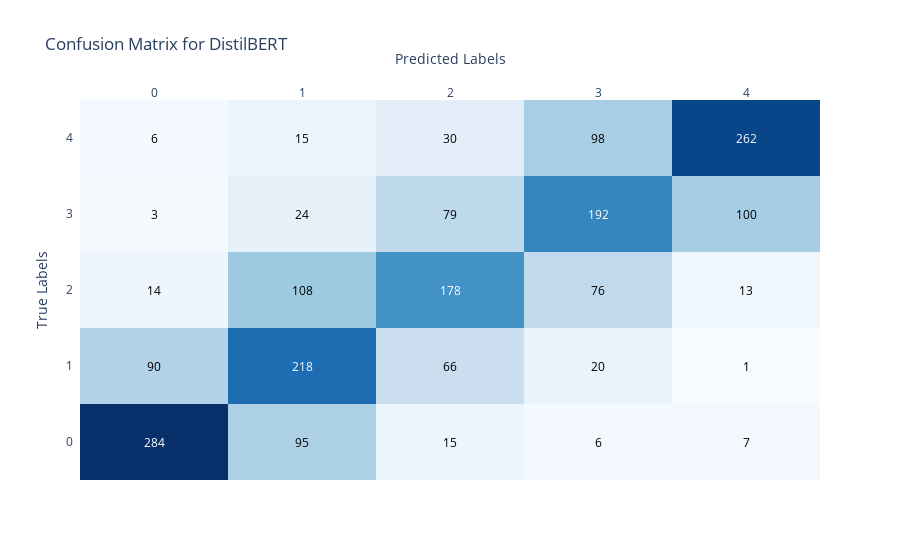
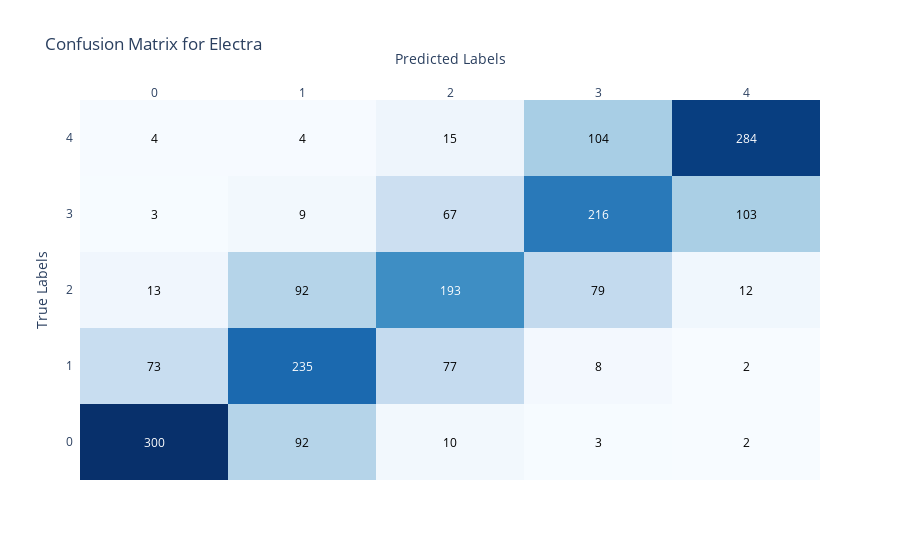
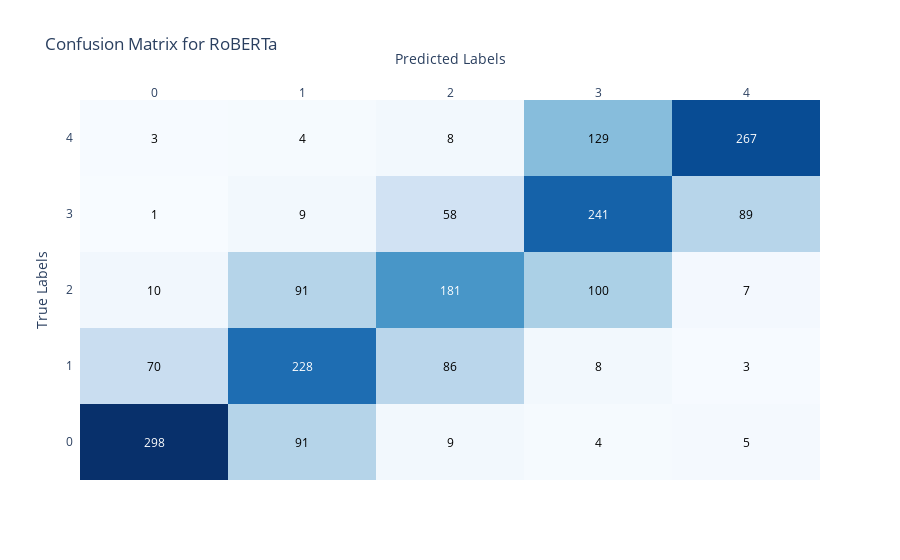
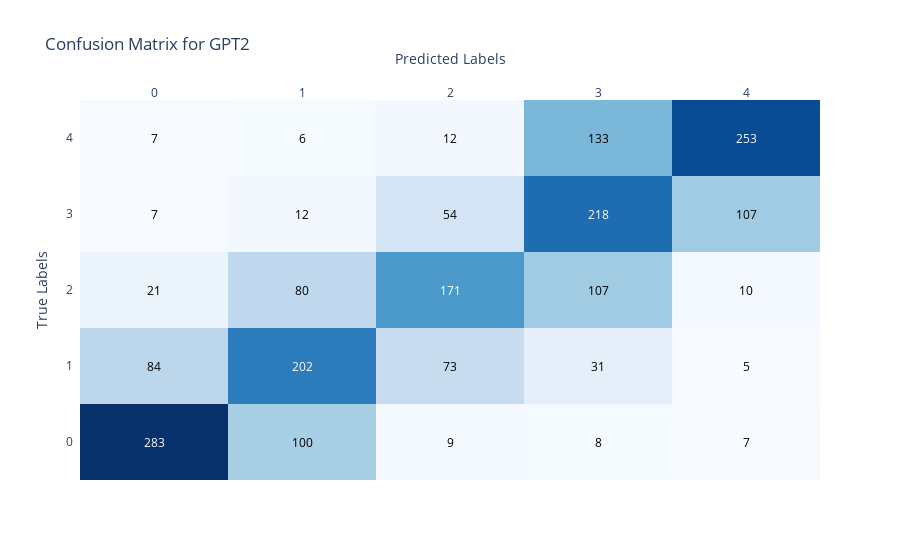

Notebook cell for these charts, in order:
### Markdown cell above
These functions handle the complete process of training, evaluating, saving, loading, and optimizing models for sentiment analysis, ensuring that the best model is identified based on performance metrics.

### Code cell
def train_model(model_name, train_df, learning_rate=5e-5, batch_size=8, num_epochs=3, use_early_stopping=False, weight_decay=0.01, gradient_accumulation_steps=4, mode='standard'):
    """
    Trains a sentiment classification model.

    Args:
        model_name (str): The name of the model to be trained.
        train_df (pd.DataFrame): The training dataframe containing 'text' and 'label' columns.
        learning_rate (float): The learning rate for training. Default is 5e-5.
        batch_size (int): The batch size for training and evaluation. Default is 8.
        num_epochs (int): Number of training epochs. Default is 3.
        use_early_stopping (bool): Whether to use early stopping. Default is False.
        weight_decay (float): Weight decay to apply during training. Default is 0.01.
        gradient_accumulation_steps (int): Number of gradient accumulation steps. Default is 4.

    Returns:
        model: The trained model.
        tokenizer: The tokenizer used for the model.
        eval_results: Evaluation results of the model.
    """
    logger.info(f"Training model: {model_name}")

    # Load the tokenizer and model class based on the model name
    tokenizer = AutoTokenizer.from_pretrained(model_names[model_name][0])
    model_class = model_names[model_name][1]
    model = model_class.from_pretrained(model_names[model_name][0], num_labels=5)

    # Add an identifier to the model config
    model.config.model_id = f"{model_name}_trained"

    # Check if pad_token is set, if not set it to the eos_token
    if tokenizer.pad_token is None:
        tokenizer.pad_token = tokenizer.eos_token
        model.config.pad_token_id = tokenizer.eos_token_id

    # Ensure the model config has a pad_token_id
    if model.config.pad_token_id is None:
        model.config.pad_token_id = tokenizer.pad_token_id

    # Preprocess data and split into training and validation sets
    train_texts, val_texts, train_labels, val_labels = train_test_split(
        train_df['text'].tolist(), train_df['label'].tolist(), test_size=0.2, random_state=42, stratify=train_df['label'].tolist())

    # Function to validate labels (ensure they are in the correct format)
    validate_labels(train_labels)
    validate_labels(val_labels)

    # Tokenize the texts with truncation to ensure sequences are no longer than 512 tokens
    train_encodings = tokenizer(train_texts, truncation=True, padding=True, max_length=512)
    val_encodings = tokenizer(val_texts, truncation=True, padding=True, max_length=512)

    # Create custom datasets for training and validation
    train_dataset = SentimentDataset(train_encodings, train_labels)
    val_dataset = SentimentDataset(val_encodings, val_labels)

    # Get the current timestamp
    timestamp = str(time.time())

    # Generate a SHA-256 hash from the timestamp
    hash_object = hashlib.sha256(timestamp.encode())
    hash_hex = hash_object.hexdigest()

    # Set up training arguments
    training_args = TrainingArguments(
        output_dir=f'./results/{mode}/{model_name}_{hash_hex}',
        num_train_epochs=num_epochs,
        per_device_train_batch_size=batch_size,
        per_device_eval_batch_size=batch_size,
        warmup_steps=500,
        weight_decay=weight_decay,
        logging_dir='./logs',
        logging_steps=10,
        eval_strategy="epoch",
        save_strategy="epoch",  # Set save strategy to match evaluation strategy
        learning_rate=learning_rate,
        load_best_model_at_end=use_early_stopping,
        metric_for_best_model="eval_f1",
        greater_is_better=True,
        gradient_accumulation_steps=gradient_accumulation_steps
    )

    # Initialize DataCollatorWithPadding to ensure uniform batch lengths by padding sequences to the length of the longest sequence in each batch
    data_collator = DataCollatorWithPadding(tokenizer)

    # Setup early stopping if specified
    callbacks = [EarlyStoppingCallback(early_stopping_patience=3)] if use_early_stopping else []

    # Initialize the Trainer with the model, training arguments, datasets, and data collator
    trainer = Trainer(
        model=model,
        args=training_args,
        train_dataset=train_dataset,
        eval_dataset=val_dataset,
        data_collator=data_collator,
        compute_metrics=compute_metrics,
        callbacks=callbacks
    )

    # Start training
    logger.info(f"Starting training for {model_name}")
    trainer.train()

    # Evaluate the model
    logger.info(f"Evaluating model {model_name}")
    eval_results = trainer.evaluate()

    # Get predictions
    predictions = trainer.predict(val_dataset)

    # Save the model and tokenizer
    logger.info(f"Saving model {model_name}")
    model.save_pretrained(f"./models/{mode}/{model_name}")
    tokenizer.save_pretrained(f"./models/{mode}/{model_name}")

    # Save evaluation results
    eval_results['predictions'] = predictions.predictions.tolist()  # Convert to list for serialization
    eval_results['labels'] = val_labels  # Add true labels for confusion matrix generation
    with open(f"./models/{mode}/{model_name}/eval_results.json", "w") as f:
        json.dump(eval_results, f)

    # Remove the 'predictions' and 'labels' key for logging
    eval_results_to_log = {k: v for k, v in eval_results.items() if k not in ['predictions', 'labels']}

    # Convert eval results to DataFrame for better visualization
    eval_results_df = pd.DataFrame(eval_results_to_log, index=[0])

    logger.info(f"Evaluation results for {model_name}:")
    print(eval_results_df)

    # Plot confusion matrix
    predictions = np.argmax(np.array(eval_results['predictions']), axis=1)
    plot_confusion_matrix(eval_results['labels'], predictions, model_name)

    # Log classification report
    report = classification_report(eval_results['labels'], predictions, target_names=[str(i) for i in range(5)])
    logger.info(f"Classification report for {model_name}:\n{report}")

    return model, tokenizer, eval_results

def load_model(model_name, mode):
    tokenizer = AutoTokenizer.from_pretrained(f"./models/{mode}/{model_name}")
    model_class = model_names[base_model_name][1]
    model = model_class.from_pretrained(f"./models/{mode}/{model_name}")

    # Check for the identifier to ensure the correct model is loaded
    if mode != 'standard':
        assert model.config.model_id == f'{model_name}_{mode}', f"Model ID mismatch: expected {model_name}, found {model.config.model_id}"

    # Load evaluation results
    with open(f"./models/{mode}/{model_name}/eval_results.json", "r") as f:
        eval_results = json.load(f)
    
    # Remove the 'predictions' and 'labels' key for logging
    eval_results_to_log = {k: v for k, v in eval_results.items() if k not in ['predictions', 'labels']}
    
    # Convert eval results to DataFrame for better visualization
    eval_results_df = pd.DataFrame(eval_results_to_log, index=[0])

    logger.info(f"Loaded evaluation results for {model_name}:")
    print(eval_results_df)
    
    # Plot confusion matrix
    predictions = np.argmax(np.array(eval_results['predictions']), axis=1)
    plot_confusion_matrix(eval_results['labels'], predictions, model_name)
    
    # Log classification report
    report = classification_report(eval_results['labels'], predictions, target_names=[str(i) for i in range(5)])
    logger.info(f"Classification report for {model_name}:\n{report}")
    
    return model, tokenizer, eval_results

# Initial training and evaluation
mode = 'standard'
models = {}
results = {}
for model_name in model_names.keys():
    model_dir = f"./models/{mode}/{model_name}"
    if os.path.exists(model_dir):
        logger.info(f"Loading existing model: {model_name}")
        model, tokenizer, eval_results = load_model(model_name, mode)
        if 'eval_f1' not in eval_results:
            logger.info(f"Re-evaluating model: {model_name} to include 'eval_f1' metric.")
            torch.cuda.empty_cache()
            model, tokenizer, eval_results = train_model(model_name, train_df)
    else:
        # Clear CUDA cache before training each model
        torch.cuda.empty_cache()
        model, tokenizer, eval_results = train_model(model_name, train_df)
    models[model_name] = (model, tokenizer)
    results[model_name] = eval_results

if not results:
    logger.info("No models were trained. Exiting.")
    exit()

# Verify that eval_f1 score is in results
for model_name, eval_results in results.items():
    if 'eval_f1' not in eval_results:
        raise KeyError(f"Model {model_name} evaluation results do not contain 'eval_f1' metric.")

# Select the best model based on eval_f1 score
best_model_name = max(results, key=lambda k: results[k]['eval_f1'])
logger.info(f"Best model: {best_model_name} with F1 score: {results[best_model_name]['eval_f1']}")

### Figure 1 — Plotly figure (JSON) as saved in the notebook; plotly's stock layout.template omitted (floating-point values rounded to 4 significant figures)
{"data": [{"colorscale": [[0, "rgb(247,251,255)"], [0.125, "rgb(222,235,247)"], [0.25, "rgb(198,219,239)"], [0.375, "rgb(158,202,225)"], [0.5, "rgb(107,174,214)"], [0.625, "rgb(66,146,198)"], [0.75, "rgb(33,113,181)"], [0.875, "rgb(8,81,156)"], [1, "rgb(8,48,107)"]], "reversescale": false, "showscale": false, "type": "heatmap", "x": ["0", "1", "2", "3", "4"], "y": ["0", "1", "2", "3", "4"], "z": [[284, 95, 15, 6, 7], [90, 218, 66, 20, 1], [14, 108, 178, 76, 13], [3, 24, 79, 192, 100], [6, 15, 30, 98, 262]]}], "layout": {"annotations": [{"font": {"color": "#FFFFFF"}, "showarrow": false, "text": "284", "x": "0", "xref": "x", "y": "0", "yref": "y"}, {"font": {"color": "#000000"}, "showarrow": false, "text": "95", "x": "1", "xref": "x", "y": "0", "yref": "y"}, {"font": {"color": "#000000"}, "showarrow": false, "text": "15", "x": "2", "xref": "x", "y": "0", "yref": "y"}, {"font": {"color": "#000000"}, "showarrow": false, "text": "6", "x": "3", "xref": "x", "y": "0", "yref": "y"}, {"font": {"color": "#000000"}, "showarrow": false, "text": "7", "x": "4", "xref": "x", "y": "0", "yref": "y"}, {"font": {"color": "#000000"}, "showarrow": false, "text": "90", "x": "0", "xref": "x", "y": "1", "yref": "y"}, {"font": {"color": "#FFFFFF"}, "showarrow": false, "text": "218", "x": "1", "xref": "x", "y": "1", "yref": "y"}, {"font": {"color": "#000000"}, "showarrow": false, "text": "66", "x": "2", "xref": "x", "y": "1", "yref": "y"}, {"font": {"color": "#000000"}, "showarrow": false, "text": "20", "x": "3", "xref": "x", "y": "1", "yref": "y"}, {"font": {"color": "#000000"}, "showarrow": false, "text": "1", "x": "4", "xref": "x", "y": "1", "yref": "y"}, {"font": {"color": "#000000"}, "showarrow": false, "text": "14", "x": "0", "xref": "x", "y": "2", "yref": "y"}, {"font": {"color": "#000000"}, "showarrow": false, "text": "108", "x": "1", "xref": "x", "y": "2", "yref": "y"}, {"font": {"color": "#FFFFFF"}, "showarrow": false, "text": "178", "x": "2", "xref": "x", "y": "2", "yref": "y"}, {"font": {"color": "#000000"}, "showarrow": false, "text": "76", "x": "3", "xref": "x", "y": "2", "yref": "y"}, {"font": {"color": "#000000"}, "showarrow": false, "text": "13", "x": "4", "xref": "x", "y": "2", "yref": "y"}, {"font": {"color": "#000000"}, "showarrow": false, "text": "3", "x": "0", "xref": "x", "y": "3", "yref": "y"}, {"font": {"color": "#000000"}, "showarrow": false, "text": "24", "x": "1", "xref": "x", "y": "3", "yref": "y"}, {"font": {"color": "#000000"}, "showarrow": false, "text": "79", "x": "2", "xref": "x", "y": "3", "yref": "y"}, {"font": {"color": "#FFFFFF"}, "showarrow": false, "text": "192", "x": "3", "xref": "x", "y": "3", "yref": "y"}, {"font": {"color": "#000000"}, "showarrow": false, "text": "100", "x": "4", "xref": "x", "y": "3", "yref": "y"}, {"font": {"color": "#000000"}, "showarrow": false, "text": "6", "x": "0", "xref": "x", "y": "4", "yref": "y"}, {"font": {"color": "#000000"}, "showarrow": false, "text": "15", "x": "1", "xref": "x", "y": "4", "yref": "y"}, {"font": {"color": "#000000"}, "showarrow": false, "text": "30", "x": "2", "xref": "x", "y": "4", "yref": "y"}, {"font": {"color": "#000000"}, "showarrow": false, "text": "98", "x": "3", "xref": "x", "y": "4", "yref": "y"}, {"font": {"color": "#FFFFFF"}, "showarrow": false, "text": "262", "x": "4", "xref": "x", "y": "4", "yref": "y"}], "title": {"text": "Confusion Matrix for DistilBERT"}, "xaxis": {"dtick": 1, "gridcolor": "rgb(0, 0, 0)", "side": "top", "ticks": "", "title": {"text": "Predicted Labels"}}, "yaxis": {"dtick": 1, "ticks": "", "ticksuffix": "  ", "title": {"text": "True Labels"}}}}

### Figure 2 — Plotly figure (JSON) as saved in the notebook; plotly's stock layout.template omitted (floating-point values rounded to 4 significant figures)
{"data": [{"colorscale": [[0, "rgb(247,251,255)"], [0.125, "rgb(222,235,247)"], [0.25, "rgb(198,219,239)"], [0.375, "rgb(158,202,225)"], [0.5, "rgb(107,174,214)"], [0.625, "rgb(66,146,198)"], [0.75, "rgb(33,113,181)"], [0.875, "rgb(8,81,156)"], [1, "rgb(8,48,107)"]], "reversescale": false, "showscale": false, "type": "heatmap", "x": ["0", "1", "2", "3", "4"], "y": ["0", "1", "2", "3", "4"], "z": [[300, 92, 10, 3, 2], [73, 235, 77, 8, 2], [13, 92, 193, 79, 12], [3, 9, 67, 216, 103], [4, 4, 15, 104, 284]]}], "layout": {"annotations": [{"font": {"color": "#FFFFFF"}, "showarrow": false, "text": "300", "x": "0", "xref": "x", "y": "0", "yref": "y"}, {"font": {"color": "#000000"}, "showarrow": false, "text": "92", "x": "1", "xref": "x", "y": "0", "yref": "y"}, {"font": {"color": "#000000"}, "showarrow": false, "text": "10", "x": "2", "xref": "x", "y": "0", "yref": "y"}, {"font": {"color": "#000000"}, "showarrow": false, "text": "3", "x": "3", "xref": "x", "y": "0", "yref": "y"}, {"font": {"color": "#000000"}, "showarrow": false, "text": "2", "x": "4", "xref": "x", "y": "0", "yref": "y"}, {"font": {"color": "#000000"}, "showarrow": false, "text": "73", "x": "0", "xref": "x", "y": "1", "yref": "y"}, {"font": {"color": "#FFFFFF"}, "showarrow": false, "text": "235", "x": "1", "xref": "x", "y": "1", "yref": "y"}, {"font": {"color": "#000000"}, "showarrow": false, "text": "77", "x": "2", "xref": "x", "y": "1", "yref": "y"}, {"font": {"color": "#000000"}, "showarrow": false, "text": "8", "x": "3", "xref": "x", "y": "1", "yref": "y"}, {"font": {"color": "#000000"}, "showarrow": false, "text": "2", "x": "4", "xref": "x", "y": "1", "yref": "y"}, {"font": {"color": "#000000"}, "showarrow": false, "text": "13", "x": "0", "xref": "x", "y": "2", "yref": "y"}, {"font": {"color": "#000000"}, "showarrow": false, "text": "92", "x": "1", "xref": "x", "y": "2", "yref": "y"}, {"font": {"color": "#FFFFFF"}, "showarrow": false, "text": "193", "x": "2", "xref": "x", "y": "2", "yref": "y"}, {"font": {"color": "#000000"}, "showarrow": false, "text": "79", "x": "3", "xref": "x", "y": "2", "yref": "y"}, {"font": {"color": "#000000"}, "showarrow": false, "text": "12", "x": "4", "xref": "x", "y": "2", "yref": "y"}, {"font": {"color": "#000000"}, "showarrow": false, "text": "3", "x": "0", "xref": "x", "y": "3", "yref": "y"}, {"font": {"color": "#000000"}, "showarrow": false, "text": "9", "x": "1", "xref": "x", "y": "3", "yref": "y"}, {"font": {"color": "#000000"}, "showarrow": false, "text": "67", "x": "2", "xref": "x", "y": "3", "yref": "y"}, {"font": {"color": "#FFFFFF"}, "showarrow": false, "text": "216", "x": "3", "xref": "x", "y": "3", "yref": "y"}, {"font": {"color": "#000000"}, "showarrow": false, "text": "103", "x": "4", "xref": "x", "y": "3", "yref": "y"}, {"font": {"color": "#000000"}, "showarrow": false, "text": "4", "x": "0", "xref": "x", "y": "4", "yref": "y"}, {"font": {"color": "#000000"}, "showarrow": false, "text": "4", "x": "1", "xref": "x", "y": "4", "yref": "y"}, {"font": {"color": "#000000"}, "showarrow": false, "text": "15", "x": "2", "xref": "x", "y": "4", "yref": "y"}, {"font": {"color": "#000000"}, "showarrow": false, "text": "104", "x": "3", "xref": "x", "y": "4", "yref": "y"}, {"font": {"color": "#FFFFFF"}, "showarrow": false, "text": "284", "x": "4", "xref": "x", "y": "4", "yref": "y"}], "title": {"text": "Confusion Matrix for Electra"}, "xaxis": {"dtick": 1, "gridcolor": "rgb(0, 0, 0)", "side": "top", "ticks": "", "title": {"text": "Predicted Labels"}}, "yaxis": {"dtick": 1, "ticks": "", "ticksuffix": "  ", "title": {"text": "True Labels"}}}}

### Figure 3 — Plotly figure (JSON) as saved in the notebook; plotly's stock layout.template omitted (floating-point values rounded to 4 significant figures)
{"data": [{"colorscale": [[0, "rgb(247,251,255)"], [0.125, "rgb(222,235,247)"], [0.25, "rgb(198,219,239)"], [0.375, "rgb(158,202,225)"], [0.5, "rgb(107,174,214)"], [0.625, "rgb(66,146,198)"], [0.75, "rgb(33,113,181)"], [0.875, "rgb(8,81,156)"], [1, "rgb(8,48,107)"]], "reversescale": false, "showscale": false, "type": "heatmap", "x": ["0", "1", "2", "3", "4"], "y": ["0", "1", "2", "3", "4"], "z": [[298, 91, 9, 4, 5], [70, 228, 86, 8, 3], [10, 91, 181, 100, 7], [1, 9, 58, 241, 89], [3, 4, 8, 129, 267]]}], "layout": {"annotations": [{"font": {"color": "#FFFFFF"}, "showarrow": false, "text": "298", "x": "0", "xref": "x", "y": "0", "yref": "y"}, {"font": {"color": "#000000"}, "showarrow": false, "text": "91", "x": "1", "xref": "x", "y": "0", "yref": "y"}, {"font": {"color": "#000000"}, "showarrow": false, "text": "9", "x": "2", "xref": "x", "y": "0", "yref": "y"}, {"font": {"color": "#000000"}, "showarrow": false, "text": "4", "x": "3", "xref": "x", "y": "0", "yref": "y"}, {"font": {"color": "#000000"}, "showarrow": false, "text": "5", "x": "4", "xref": "x", "y": "0", "yref": "y"}, {"font": {"color": "#000000"}, "showarrow": false, "text": "70", "x": "0", "xref": "x", "y": "1", "yref": "y"}, {"font": {"color": "#FFFFFF"}, "showarrow": false, "text": "228", "x": "1", "xref": "x", "y": "1", "yref": "y"}, {"font": {"color": "#000000"}, "showarrow": false, "text": "86", "x": "2", "xref": "x", "y": "1", "yref": "y"}, {"font": {"color": "#000000"}, "showarrow": false, "text": "8", "x": "3", "xref": "x", "y": "1", "yref": "y"}, {"font": {"color": "#000000"}, "showarrow": false, "text": "3", "x": "4", "xref": "x", "y": "1", "yref": "y"}, {"font": {"color": "#000000"}, "showarrow": false, "text": "10", "x": "0", "xref": "x", "y": "2", "yref": "y"}, {"font": {"color": "#000000"}, "showarrow": false, "text": "91", "x": "1", "xref": "x", "y": "2", "yref": "y"}, {"font": {"color": "#FFFFFF"}, "showarrow": false, "text": "181", "x": "2", "xref": "x", "y": "2", "yref": "y"}, {"font": {"color": "#000000"}, "showarrow": false, "text": "100", "x": "3", "xref": "x", "y": "2", "yref": "y"}, {"font": {"color": "#000000"}, "showarrow": false, "text": "7", "x": "4", "xref": "x", "y": "2", "yref": "y"}, {"font": {"color": "#000000"}, "showarrow": false, "text": "1", "x": "0", "xref": "x", "y": "3", "yref": "y"}, {"font": {"color": "#000000"}, "showarrow": false, "text": "9", "x": "1", "xref": "x", "y": "3", "yref": "y"}, {"font": {"color": "#000000"}, "showarrow": false, "text": "58", "x": "2", "xref": "x", "y": "3", "yref": "y"}, {"font": {"color": "#FFFFFF"}, "showarrow": false, "text": "241", "x": "3", "xref": "x", "y": "3", "yref": "y"}, {"font": {"color": "#000000"}, "showarrow": false, "text": "89", "x": "4", "xref": "x", "y": "3", "yref": "y"}, {"font": {"color": "#000000"}, "showarrow": false, "text": "3", "x": "0", "xref": "x", "y": "4", "yref": "y"}, {"font": {"color": "#000000"}, "showarrow": false, "text": "4", "x": "1", "xref": "x", "y": "4", "yref": "y"}, {"font": {"color": "#000000"}, "showarrow": false, "text": "8", "x": "2", "xref": "x", "y": "4", "yref": "y"}, {"font": {"color": "#000000"}, "showarrow": false, "text": "129", "x": "3", "xref": "x", "y": "4", "yref": "y"}, {"font": {"color": "#FFFFFF"}, "showarrow": false, "text": "267", "x": "4", "xref": "x", "y": "4", "yref": "y"}], "title": {"text": "Confusion Matrix for RoBERTa"}, "xaxis": {"dtick": 1, "gridcolor": "rgb(0, 0, 0)", "side": "top", "ticks": "", "title": {"text": "Predicted Labels"}}, "yaxis": {"dtick": 1, "ticks": "", "ticksuffix": "  ", "title": {"text": "True Labels"}}}}

### Figure 4 — Plotly figure (JSON) as saved in the notebook; plotly's stock layout.template omitted (floating-point values rounded to 4 significant figures)
{"data": [{"colorscale": [[0, "rgb(247,251,255)"], [0.125, "rgb(222,235,247)"], [0.25, "rgb(198,219,239)"], [0.375, "rgb(158,202,225)"], [0.5, "rgb(107,174,214)"], [0.625, "rgb(66,146,198)"], [0.75, "rgb(33,113,181)"], [0.875, "rgb(8,81,156)"], [1, "rgb(8,48,107)"]], "reversescale": false, "showscale": false, "type": "heatmap", "x": ["0", "1", "2", "3", "4"], "y": ["0", "1", "2", "3", "4"], "z": [[283, 100, 9, 8, 7], [84, 202, 73, 31, 5], [21, 80, 171, 107, 10], [7, 12, 54, 218, 107], [7, 6, 12, 133, 253]]}], "layout": {"annotations": [{"font": {"color": "#FFFFFF"}, "showarrow": false, "text": "283", "x": "0", "xref": "x", "y": "0", "yref": "y"}, {"font": {"color": "#000000"}, "showarrow": false, "text": "100", "x": "1", "xref": "x", "y": "0", "yref": "y"}, {"font": {"color": "#000000"}, "showarrow": false, "text": "9", "x": "2", "xref": "x", "y": "0", "yref": "y"}, {"font": {"color": "#000000"}, "showarrow": false, "text": "8", "x": "3", "xref": "x", "y": "0", "yref": "y"}, {"font": {"color": "#000000"}, "showarrow": false, "text": "7", "x": "4", "xref": "x", "y": "0", "yref": "y"}, {"font": {"color": "#000000"}, "showarrow": false, "text": "84", "x": "0", "xref": "x", "y": "1", "yref": "y"}, {"font": {"color": "#FFFFFF"}, "showarrow": false, "text": "202", "x": "1", "xref": "x", "y": "1", "yref": "y"}, {"font": {"color": "#000000"}, "showarrow": false, "text": "73", "x": "2", "xref": "x", "y": "1", "yref": "y"}, {"font": {"color": "#000000"}, "showarrow": false, "text": "31", "x": "3", "xref": "x", "y": "1", "yref": "y"}, {"font": {"color": "#000000"}, "showarrow": false, "text": "5", "x": "4", "xref": "x", "y": "1", "yref": "y"}, {"font": {"color": "#000000"}, "showarrow": false, "text": "21", "x": "0", "xref": "x", "y": "2", "yref": "y"}, {"font": {"color": "#000000"}, "showarrow": false, "text": "80", "x": "1", "xref": "x", "y": "2", "yref": "y"}, {"font": {"color": "#FFFFFF"}, "showarrow": false, "text": "171", "x": "2", "xref": "x", "y": "2", "yref": "y"}, {"font": {"color": "#000000"}, "showarrow": false, "text": "107", "x": "3", "xref": "x", "y": "2", "yref": "y"}, {"font": {"color": "#000000"}, "showarrow": false, "text": "10", "x": "4", "xref": "x", "y": "2", "yref": "y"}, {"font": {"color": "#000000"}, "showarrow": false, "text": "7", "x": "0", "xref": "x", "y": "3", "yref": "y"}, {"font": {"color": "#000000"}, "showarrow": false, "text": "12", "x": "1", "xref": "x", "y": "3", "yref": "y"}, {"font": {"color": "#000000"}, "showarrow": false, "text": "54", "x": "2", "xref": "x", "y": "3", "yref": "y"}, {"font": {"color": "#FFFFFF"}, "showarrow": false, "text": "218", "x": "3", "xref": "x", "y": "3", "yref": "y"}, {"font": {"color": "#000000"}, "showarrow": false, "text": "107", "x": "4", "xref": "x", "y": "3", "yref": "y"}, {"font": {"color": "#000000"}, "showarrow": false, "text": "7", "x": "0", "xref": "x", "y": "4", "yref": "y"}, {"font": {"color": "#000000"}, "showarrow": false, "text": "6", "x": "1", "xref": "x", "y": "4", "yref": "y"}, {"font": {"color": "#000000"}, "showarrow": false, "text": "12", "x": "2", "xref": "x", "y": "4", "yref": "y"}, {"font": {"color": "#000000"}, "showarrow": false, "text": "133", "x": "3", "xref": "x", "y": "4", "yref": "y"}, {"font": {"color": "#FFFFFF"}, "showarrow": false, "text": "253", "x": "4", "xref": "x", "y": "4", "yref": "y"}], "title": {"text": "Confusion Matrix for GPT2"}, "xaxis": {"dtick": 1, "gridcolor": "rgb(0, 0, 0)", "side": "top", "ticks": "", "title": {"text": "Predicted Labels"}}, "yaxis": {"dtick": 1, "ticks": "", "ticksuffix": "  ", "title": {"text": "True Labels"}}}}
